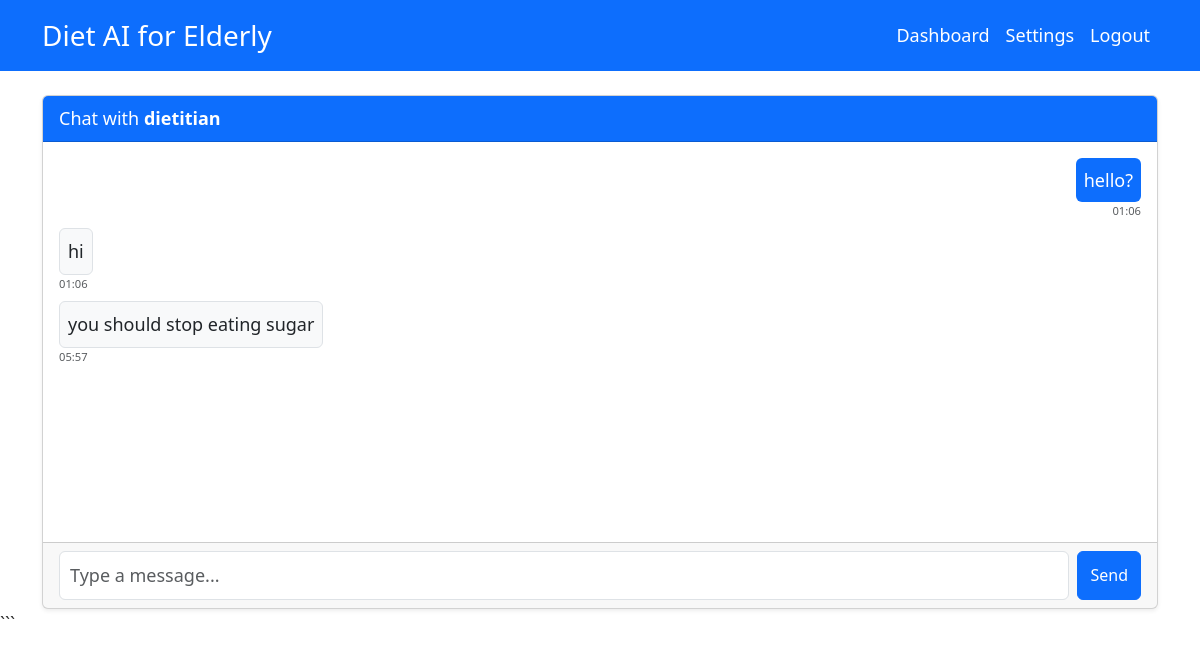
The app's page /pages/messages.php (signed in) with its own data.
### tables this page shows
CREATE TABLE `users` (
  `userID` varchar(50) NOT NULL,
  `name` varchar(100) NOT NULL,
  `username` varchar(50) NOT NULL,
  `password` varchar(255) NOT NULL,
  `email` varchar(100) NOT NULL,
  `phoneNo` varchar(20) NOT NULL,
  `age` int(11) NOT NULL,
  `gender` enum('Male','Female','Other') NOT NULL,
  `role` enum('Admin','Dietitian','User','Caretaker') NOT NULL
);

CREATE TABLE `messages` (
  `messageID` varchar(50) NOT NULL,
  `senderID` varchar(50) NOT NULL,
  `receiverID` varchar(50) NOT NULL,
  `message` text NOT NULL,
  `sentAt` datetime NOT NULL DEFAULT current_timestamp(),
  `isRead` tinyint(1) DEFAULT 0
);

### includes/auth.php (called while the page is built, shortened)
<?php
function getCurrentUser()
{
    global $pdo;
    require_once __DIR__ . '/../classes/User.php';
    $stmt = $pdo->prepare("SELECT * FROM users WHERE userID = ?");
    $stmt->execute([$_SESSION['user_id']]);
    $data = $stmt->fetch(PDO::FETCH_ASSOC);
    if ($data) {
        switch ($data['role']) {
            case 'Elderly':
            case 'User':
                return new Elderly($pdo, $data);
        }
    }
    return null;
}
?>

### classes/User.php (called while the page is built, shortened)
<?php
class User implements UserStrategy
{
    public function __construct($pdo, $data = null)
    {
        if ($data) {
            $this->userID = $data['userID'] ?? null;
            $this->role = $data['role'] ?? '';
        }
    }
}
?>

### classes/Message.php (called while the page is built, shortened)
<?php
class Message
{
    private $pdo;
    public function __construct($pdo)
    {
        $this->pdo = $pdo;
    }
    public function getConversation($user1, $user2)
    {
        $stmt = $this->pdo->prepare("
            SELECT * FROM messages
            WHERE (senderID = ? AND receiverID = ?)
               OR (senderID = ? AND receiverID = ?)
            ORDER BY sentAt ASC
        ");
        $stmt->execute([$user1, $user2, $user2, $user1]);
        return $stmt->fetchAll();
    }
}
?>

### pages/messages.php (the view, shortened to what this page needs)
<?php
require_once '../includes/auth.php';
require_once '../includes/db.php';
require_once '../classes/Message.php';
$user = getCurrentUser();
$msgSystem = new Message($pdo);
$chatPartnerID = null;
$chatPartnerName = '';
if ($user->role == 'User' || $user->role == 'Elderly') {
    $stmt = $pdo->prepare("SELECT assignedDietitianID FROM elderly WHERE elderlyID = ?");
    $stmt->execute([$user->userID]);
    $assignedID = $stmt->fetchColumn();
    if (!$assignedID) {
        $error = "You have not been assigned a dietitian yet.";
    } else {
        $chatPartnerID = $assignedID;
        $nStmt = $pdo->prepare("SELECT name FROM users WHERE userID = ?");
        $nStmt->execute([$assignedID]);
        $chatPartnerName = $nStmt->fetchColumn();
    }
}
include '../includes/header.php';
?>
<div class="row h-100">
    <div class="<?= ($user->role == 'Dietitian') ? 'col-md-8' : 'col-12' ?>">
        <?php if ($chatPartnerID): ?>
            <div class="card shadow-sm h-100" style="min-height: 500px;">
                <div class="card-header bg-primary text-white">
                    Chat with <strong><?= htmlspecialchars($chatPartnerName) ?></strong>
                </div>
                <div class="card-body d-flex flex-column" style="height: 400px; overflow-y: auto;" id="chatBox">
                    <?php
                    $messages = $msgSystem->getConversation($user->userID, $chatPartnerID);
                    if (empty($messages)): ?>
                        <div class="text-center text-muted mt-5">No messages yet. Start the conversation!</div>
                    <?php else:
                        foreach ($messages as $msg):
                            $isMe = ($msg['senderID'] == $user->userID);
                            $align = $isMe ? 'align-self-end text-end' : 'align-self-start';
                            $color = $isMe ? 'bg-primary text-white' : 'bg-light text-dark border';
                            ?>
                            <div class="d-flex flex-column <?= $align ?> mb-2" style="max-width: 70%;">
                                <div class="p-2 rounded <?= $color ?>">
                                    <?= htmlspecialchars($msg['message']) ?>
                                </div>
                                <small class="text-muted"
                                    style="font-size: 0.7rem;"><?= date('H:i', strtotime($msg['sentAt'])) ?></small>
                            </div>
                        <?php endforeach; endif; ?>
                </div>
                <div class="card-footer">
                    <form method="post" class="d-flex">
                        <input type="text" name="message" class="form-control me-2" placeholder="Type a message..." required
                            autocomplete="off">
                        <button type="submit" class="btn btn-primary">Send <i class="bi bi-send"></i></button>
                    </form>
                </div>
            </div>
        <?php endif; ?>
    </div>
</div>
<?php include '../includes/footer.php'; ?>

### assets/css/style.css (style rules this page uses)
:root { --font-size-base: 18px; --font-size-lg: 22px; --font-size-sm: 16px; --color-primary: #0d6efd; --color-contrast-text: #000000; }
body { font-size: var(--font-size-base); color: #333; line-height: 1.6; }
.form-control, .form-select { font-size: var(--font-size-base); padding: 10px; }

### records on screen
users: name "dietitian"
messages: message "hello?", sentAt "01:06"
messages: message "hi", sentAt "01:06"
messages: message "you should stop eating sugar", sentAt "05:57"
